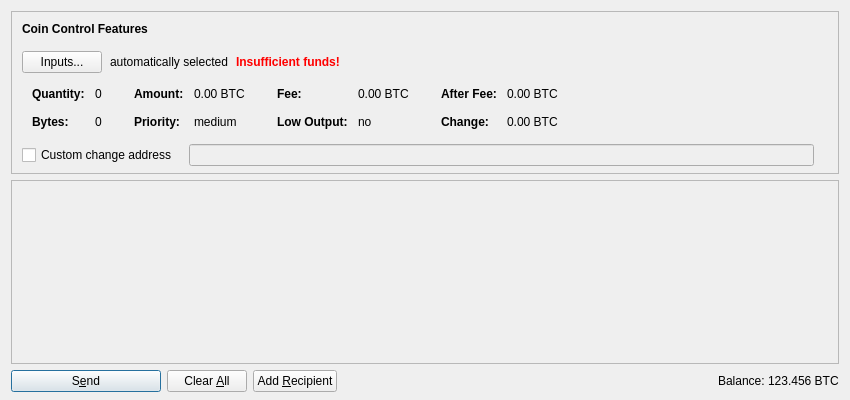
<?xml version="1.0" encoding="UTF-8"?>
<ui version="4.0">
 <class>SendCoinsDialog</class>
 <widget class="QDialog" name="SendCoinsDialog">
  <property name="geometry">
   <rect>
    <x>0</x>
    <y>0</y>
    <width>850</width>
    <height>400</height>
   </rect>
  </property>
  <property name="windowTitle">
   <string>Send Coins</string>
  </property>
  <layout class="QVBoxLayout" name="verticalLayout" stretch="0,1,0">
   <property name="bottomMargin">
    <number>8</number>
   </property>
   <item>
    <widget class="QFrame" name="frameCoinControl">
     <property name="sizePolicy">
      <sizepolicy hsizetype="Expanding" vsizetype="Expanding">
       <horstretch>0</horstretch>
       <verstretch>0</verstretch>
      </sizepolicy>
     </property>
     <property name="maximumSize">
      <size>
       <width>16777215</width>
       <height>16777215</height>
      </size>
     </property>
     <property name="frameShape">
      <enum>QFrame::StyledPanel</enum>
     </property>
     <property name="frameShadow">
      <enum>QFrame::Sunken</enum>
     </property>
     <layout class="QVBoxLayout" name="verticalLayoutCoinControl2">
      <property name="spacing">
       <number>0</number>
      </property>
      <property name="leftMargin">
       <number>0</number>
      </property>
      <property name="topMargin">
       <number>0</number>
      </property>
      <property name="rightMargin">
       <number>0</number>
      </property>
      <property name="bottomMargin">
       <number>6</number>
      </property>
      <item>
       <layout class="QVBoxLayout" name="verticalLayoutCoinControl" stretch="0,0,0,0,1">
        <property name="spacing">
         <number>0</number>
        </property>
        <property name="leftMargin">
         <number>10</number>
        </property>
        <property name="topMargin">
         <number>10</number>
        </property>
        <item>
         <layout class="QHBoxLayout" name="horizontalLayoutCoinControl1">
          <property name="bottomMargin">
           <number>15</number>
          </property>
          <item>
           <widget class="QLabel" name="labelCoinControlFeatures">
            <property name="sizePolicy">
             <sizepolicy hsizetype="Preferred" vsizetype="Maximum">
              <horstretch>0</horstretch>
              <verstretch>0</verstretch>
             </sizepolicy>
            </property>
            <property name="font">
             <font>
              <weight>75</weight>
              <bold>true</bold>
             </font>
            </property>
            <property name="styleSheet">
             <string notr="true">font-weight:bold;</string>
            </property>
            <property name="text">
             <string>Coin Control Features</string>
            </property>
           </widget>
          </item>
         </layout>
        </item>
        <item>
         <layout class="QHBoxLayout" name="horizontalLayoutCoinControl2" stretch="0,0,0,0">
          <property name="spacing">
           <number>8</number>
          </property>
          <property name="bottomMargin">
           <number>10</number>
          </property>
          <item>
           <widget class="QPushButton" name="pushButtonCoinControl">
            <property name="styleSheet">
             <string notr="true"/>
            </property>
            <property name="text">
             <string>Inputs...</string>
            </property>
           </widget>
          </item>
          <item>
           <widget class="QLabel" name="labelCoinControlAutomaticallySelected">
            <property name="text">
             <string>automatically selected</string>
            </property>
            <property name="margin">
             <number>5</number>
            </property>
           </widget>
          </item>
          <item>
           <widget class="QLabel" name="labelCoinControlInsuffFunds">
            <property name="font">
             <font>
              <weight>75</weight>
              <bold>true</bold>
             </font>
            </property>
            <property name="styleSheet">
             <string notr="true">color:red;font-weight:bold;</string>
            </property>
            <property name="text">
             <string>Insufficient funds!</string>
            </property>
            <property name="margin">
             <number>5</number>
            </property>
           </widget>
          </item>
          <item>
           <spacer name="horizontalSpacerCoinControl">
            <property name="orientation">
             <enum>Qt::Horizontal</enum>
            </property>
            <property name="sizeHint" stdset="0">
             <size>
              <width>40</width>
              <height>1</height>
             </size>
            </property>
           </spacer>
          </item>
         </layout>
        </item>
        <item>
         <widget class="QWidget" name="widgetCoinControl" native="true">
          <property name="sizePolicy">
           <sizepolicy hsizetype="Preferred" vsizetype="Preferred">
            <horstretch>0</horstretch>
            <verstretch>0</verstretch>
           </sizepolicy>
          </property>
          <property name="minimumSize">
           <size>
            <width>0</width>
            <height>0</height>
           </size>
          </property>
          <property name="styleSheet">
           <string notr="true"/>
          </property>
          <layout class="QHBoxLayout" name="horizontalLayoutCoinControl5">
           <property name="leftMargin">
            <number>0</number>
           </property>
           <property name="topMargin">
            <number>0</number>
           </property>
           <property name="rightMargin">
            <number>0</number>
           </property>
           <property name="bottomMargin">
            <number>0</number>
           </property>
           <item>
            <layout class="QHBoxLayout" name="horizontalLayoutCoinControl3" stretch="0,0,0,1">
             <property name="spacing">
              <number>20</number>
             </property>
             <property name="topMargin">
              <number>0</number>
             </property>
             <property name="bottomMargin">
              <number>10</number>
             </property>
             <item>
              <layout class="QFormLayout" name="formLayoutCoinControl1">
               <property name="horizontalSpacing">
                <number>10</number>
               </property>
               <property name="verticalSpacing">
                <number>14</number>
               </property>
               <property name="leftMargin">
                <number>10</number>
               </property>
               <property name="topMargin">
                <number>4</number>
               </property>
               <property name="rightMargin">
                <number>6</number>
               </property>
               <item row="0" column="0">
                <widget class="QLabel" name="labelCoinControlQuantityText">
                 <property name="font">
                  <font>
                   <weight>75</weight>
                   <bold>true</bold>
                  </font>
                 </property>
                 <property name="text">
                  <string>Quantity:</string>
                 </property>
                 <property name="margin">
                  <number>0</number>
                 </property>
                </widget>
               </item>
               <item row="0" column="1">
                <widget class="QLabel" name="labelCoinControlQuantity">
                 <property name="cursor">
                  <cursorShape>IBeamCursor</cursorShape>
                 </property>
                 <property name="contextMenuPolicy">
                  <enum>Qt::ActionsContextMenu</enum>
                 </property>
                 <property name="text">
                  <string notr="true">0</string>
                 </property>
                 <property name="margin">
                  <number>0</number>
                 </property>
                 <property name="textInteractionFlags">
                  <set>Qt::LinksAccessibleByMouse|Qt::TextSelectableByKeyboard|Qt::TextSelectableByMouse</set>
                 </property>
                </widget>
               </item>
               <item row="1" column="0">
                <widget class="QLabel" name="labelCoinControlBytesText">
                 <property name="font">
                  <font>
                   <weight>75</weight>
                   <bold>true</bold>
                  </font>
                 </property>
                 <property name="text">
                  <string>Bytes:</string>
                 </property>
                </widget>
               </item>
               <item row="1" column="1">
                <widget class="QLabel" name="labelCoinControlBytes">
                 <property name="cursor">
                  <cursorShape>IBeamCursor</cursorShape>
                 </property>
                 <property name="contextMenuPolicy">
                  <enum>Qt::ActionsContextMenu</enum>
                 </property>
                 <property name="text">
                  <string notr="true">0</string>
                 </property>
                 <property name="textInteractionFlags">
                  <set>Qt::LinksAccessibleByMouse|Qt::TextSelectableByKeyboard|Qt::TextSelectableByMouse</set>
                 </property>
                </widget>
               </item>
              </layout>
             </item>
             <item>
              <layout class="QFormLayout" name="formLayoutCoinControl2">
               <property name="horizontalSpacing">
                <number>10</number>
               </property>
               <property name="verticalSpacing">
                <number>14</number>
               </property>
               <property name="leftMargin">
                <number>6</number>
               </property>
               <property name="topMargin">
                <number>4</number>
               </property>
               <property name="rightMargin">
                <number>6</number>
               </property>
               <item row="0" column="0">
                <widget class="QLabel" name="labelCoinControlAmountText">
                 <property name="font">
                  <font>
                   <weight>75</weight>
                   <bold>true</bold>
                  </font>
                 </property>
                 <property name="text">
                  <string>Amount:</string>
                 </property>
                 <property name="margin">
                  <number>0</number>
                 </property>
                </widget>
               </item>
               <item row="0" column="1">
                <widget class="QLabel" name="labelCoinControlAmount">
                 <property name="cursor">
                  <cursorShape>IBeamCursor</cursorShape>
                 </property>
                 <property name="contextMenuPolicy">
                  <enum>Qt::ActionsContextMenu</enum>
                 </property>
                 <property name="text">
                  <string notr="true">0.00 BTC</string>
                 </property>
                 <property name="textInteractionFlags">
                  <set>Qt::LinksAccessibleByMouse|Qt::TextSelectableByKeyboard|Qt::TextSelectableByMouse</set>
                 </property>
                </widget>
               </item>
               <item row="1" column="0">
                <widget class="QLabel" name="labelCoinControlPriorityText">
                 <property name="font">
                  <font>
                   <weight>75</weight>
                   <bold>true</bold>
                  </font>
                 </property>
                 <property name="text">
                  <string>Priority:</string>
                 </property>
                </widget>
               </item>
               <item row="1" column="1">
                <widget class="QLabel" name="labelCoinControlPriority">
                 <property name="cursor">
                  <cursorShape>IBeamCursor</cursorShape>
                 </property>
                 <property name="contextMenuPolicy">
                  <enum>Qt::ActionsContextMenu</enum>
                 </property>
                 <property name="text">
                  <string notr="true">medium</string>
                 </property>
                 <property name="textInteractionFlags">
                  <set>Qt::LinksAccessibleByMouse|Qt::TextSelectableByKeyboard|Qt::TextSelectableByMouse</set>
                 </property>
                </widget>
               </item>
              </layout>
             </item>
             <item>
              <layout class="QFormLayout" name="formLayoutCoinControl3">
               <property name="horizontalSpacing">
                <number>10</number>
               </property>
               <property name="verticalSpacing">
                <number>14</number>
               </property>
               <property name="leftMargin">
                <number>6</number>
               </property>
               <property name="topMargin">
                <number>4</number>
               </property>
               <property name="rightMargin">
                <number>6</number>
               </property>
               <item row="0" column="0">
                <widget class="QLabel" name="labelCoinControlFeeText">
                 <property name="font">
                  <font>
                   <weight>75</weight>
                   <bold>true</bold>
                  </font>
                 </property>
                 <property name="text">
                  <string>Fee:</string>
                 </property>
                 <property name="margin">
                  <number>0</number>
                 </property>
                </widget>
               </item>
               <item row="0" column="1">
                <widget class="QLabel" name="labelCoinControlFee">
                 <property name="cursor">
                  <cursorShape>IBeamCursor</cursorShape>
                 </property>
                 <property name="contextMenuPolicy">
                  <enum>Qt::ActionsContextMenu</enum>
                 </property>
                 <property name="text">
                  <string notr="true">0.00 BTC</string>
                 </property>
                 <property name="textInteractionFlags">
                  <set>Qt::LinksAccessibleByMouse|Qt::TextSelectableByKeyboard|Qt::TextSelectableByMouse</set>
                 </property>
                </widget>
               </item>
               <item row="1" column="0">
                <widget class="QLabel" name="labelCoinControlLowOutputText">
                 <property name="font">
                  <font>
                   <weight>75</weight>
                   <bold>true</bold>
                  </font>
                 </property>
                 <property name="text">
                  <string>Low Output:</string>
                 </property>
                </widget>
               </item>
               <item row="1" column="1">
                <widget class="QLabel" name="labelCoinControlLowOutput">
                 <property name="cursor">
                  <cursorShape>IBeamCursor</cursorShape>
                 </property>
                 <property name="contextMenuPolicy">
                  <enum>Qt::ActionsContextMenu</enum>
                 </property>
                 <property name="text">
                  <string notr="true">no</string>
                 </property>
                 <property name="textInteractionFlags">
                  <set>Qt::LinksAccessibleByMouse|Qt::TextSelectableByKeyboard|Qt::TextSelectableByMouse</set>
                 </property>
                </widget>
               </item>
              </layout>
             </item>
             <item>
              <layout class="QFormLayout" name="formLayoutCoinControl4">
               <property name="horizontalSpacing">
                <number>10</number>
               </property>
               <property name="verticalSpacing">
                <number>14</number>
               </property>
               <property name="leftMargin">
                <number>6</number>
               </property>
               <property name="topMargin">
                <number>4</number>
               </property>
               <property name="rightMargin">
                <number>6</number>
               </property>
               <item row="0" column="0">
                <widget class="QLabel" name="labelCoinControlAfterFeeText">
                 <property name="font">
                  <font>
                   <weight>75</weight>
                   <bold>true</bold>
                  </font>
                 </property>
                 <property name="text">
                  <string>After Fee:</string>
                 </property>
                 <property name="margin">
                  <number>0</number>
                 </property>
                </widget>
               </item>
               <item row="0" column="1">
                <widget class="QLabel" name="labelCoinControlAfterFee">
                 <property name="cursor">
                  <cursorShape>IBeamCursor</cursorShape>
                 </property>
                 <property name="contextMenuPolicy">
                  <enum>Qt::ActionsContextMenu</enum>
                 </property>
                 <property name="text">
                  <string notr="true">0.00 BTC</string>
                 </property>
                 <property name="textInteractionFlags">
                  <set>Qt::LinksAccessibleByMouse|Qt::TextSelectableByKeyboard|Qt::TextSelectableByMouse</set>
                 </property>
                </widget>
               </item>
               <item row="1" column="0">
                <widget class="QLabel" name="labelCoinControlChangeText">
                 <property name="font">
                  <font>
                   <weight>75</weight>
                   <bold>true</bold>
                  </font>
                 </property>
                 <property name="text">
                  <string>Change:</string>
                 </property>
                </widget>
               </item>
               <item row="1" column="1">
                <widget class="QLabel" name="labelCoinControlChange">
                 <property name="cursor">
                  <cursorShape>IBeamCursor</cursorShape>
                 </property>
                 <property name="contextMenuPolicy">
                  <enum>Qt::ActionsContextMenu</enum>
                 </property>
                 <property name="text">
                  <string notr="true">0.00 BTC</string>
                 </property>
                 <property name="textInteractionFlags">
                  <set>Qt::LinksAccessibleByMouse|Qt::TextSelectableByKeyboard|Qt::TextSelectableByMouse</set>
                 </property>
                </widget>
               </item>
              </layout>
             </item>
            </layout>
           </item>
          </layout>
         </widget>
        </item>
        <item>
         <layout class="QHBoxLayout" name="horizontalLayoutCoinControl4" stretch="0,0,0">
          <property name="spacing">
           <number>12</number>
          </property>
          <property name="sizeConstraint">
           <enum>QLayout::SetDefaultConstraint</enum>
          </property>
          <property name="topMargin">
           <number>5</number>
          </property>
          <property name="rightMargin">
           <number>5</number>
          </property>
          <item>
           <widget class="QCheckBox" name="checkBoxCoinControlChange">
            <property name="toolTip">
             <string>If this is activated, but the change address is empty or invalid, change will be sent to a newly generated address.</string>
            </property>
            <property name="text">
             <string>Custom change address</string>
            </property>
           </widget>
          </item>
          <item>
           <widget class="QValidatedLineEdit" name="lineEditCoinControlChange">
            <property name="enabled">
             <bool>false</bool>
            </property>
            <property name="sizePolicy">
             <sizepolicy hsizetype="Expanding" vsizetype="Fixed">
              <horstretch>0</horstretch>
              <verstretch>0</verstretch>
             </sizepolicy>
            </property>
           </widget>
          </item>
          <item>
           <widget class="QLabel" name="labelCoinControlChangeLabel">
            <property name="sizePolicy">
             <sizepolicy hsizetype="Preferred" vsizetype="Expanding">
              <horstretch>0</horstretch>
              <verstretch>0</verstretch>
             </sizepolicy>
            </property>
            <property name="minimumSize">
             <size>
              <width>0</width>
              <height>0</height>
             </size>
            </property>
            <property name="text">
             <string/>
            </property>
            <property name="margin">
             <number>3</number>
            </property>
           </widget>
          </item>
         </layout>
        </item>
        <item>
         <spacer name="verticalSpacerCoinControl">
          <property name="orientation">
           <enum>Qt::Vertical</enum>
          </property>
          <property name="sizeHint" stdset="0">
           <size>
            <width>800</width>
            <height>1</height>
           </size>
          </property>
         </spacer>
        </item>
       </layout>
      </item>
     </layout>
    </widget>
   </item>
   <item>
    <widget class="QScrollArea" name="scrollArea">
     <property name="widgetResizable">
      <bool>true</bool>
     </property>
     <widget class="QWidget" name="scrollAreaWidgetContents">
      <property name="geometry">
       <rect>
        <x>0</x>
        <y>0</y>
        <width>830</width>
        <height>178</height>
       </rect>
      </property>
      <layout class="QVBoxLayout" name="verticalLayout_2" stretch="0,1">
       <property name="leftMargin">
        <number>0</number>
       </property>
       <property name="topMargin">
        <number>0</number>
       </property>
       <property name="rightMargin">
        <number>0</number>
       </property>
       <property name="bottomMargin">
        <number>0</number>
       </property>
       <item>
        <layout class="QVBoxLayout" name="entries">
         <property name="spacing">
          <number>6</number>
         </property>
        </layout>
       </item>
       <item>
        <spacer name="verticalSpacer">
         <property name="orientation">
          <enum>Qt::Vertical</enum>
         </property>
         <property name="sizeHint" stdset="0">
          <size>
           <width>20</width>
           <height>40</height>
          </size>
         </property>
        </spacer>
       </item>
      </layout>
     </widget>
    </widget>
   </item>
   <item>
    <layout class="QHBoxLayout" name="horizontalLayout">
     <item>
      <widget class="QPushButton" name="sendButton">
       <property name="minimumSize">
        <size>
         <width>150</width>
         <height>0</height>
        </size>
       </property>
       <property name="toolTip">
        <string>Confirm the send action</string>
       </property>
       <property name="text">
        <string>S&amp;end</string>
       </property>
       <property name="icon">
        <iconset resource="../ixcoin.qrc">
         <normaloff>:/icons/send</normaloff>:/icons/send</iconset>
       </property>
       <property name="default">
        <bool>true</bool>
       </property>
      </widget>
     </item>
     <item>
      <widget class="QPushButton" name="clearButton">
       <property name="sizePolicy">
        <sizepolicy hsizetype="Minimum" vsizetype="Fixed">
         <horstretch>0</horstretch>
         <verstretch>0</verstretch>
        </sizepolicy>
       </property>
       <property name="toolTip">
        <string>Clear all fields of the form.</string>
       </property>
       <property name="text">
        <string>Clear &amp;All</string>
       </property>
       <property name="icon">
        <iconset resource="../ixcoin.qrc">
         <normaloff>:/icons/remove</normaloff>:/icons/remove</iconset>
       </property>
       <property name="autoRepeatDelay">
        <number>300</number>
       </property>
       <property name="autoDefault">
        <bool>false</bool>
       </property>
      </widget>
     </item>
     <item>
      <widget class="QPushButton" name="addButton">
       <property name="toolTip">
        <string>Send to multiple recipients at once</string>
       </property>
       <property name="text">
        <string>Add &amp;Recipient</string>
       </property>
       <property name="icon">
        <iconset resource="../ixcoin.qrc">
         <normaloff>:/icons/add</normaloff>:/icons/add</iconset>
       </property>
       <property name="autoDefault">
        <bool>false</bool>
       </property>
      </widget>
     </item>
     <item>
      <spacer name="horizontalSpacer">
       <property name="orientation">
        <enum>Qt::Horizontal</enum>
       </property>
       <property name="sizeHint" stdset="0">
        <size>
         <width>40</width>
         <height>20</height>
        </size>
       </property>
      </spacer>
     </item>
     <item>
      <layout class="QHBoxLayout" name="horizontalLayout_2">
       <property name="spacing">
        <number>3</number>
       </property>
       <item>
        <widget class="QLabel" name="label">
         <property name="sizePolicy">
          <sizepolicy hsizetype="Preferred" vsizetype="Fixed">
           <horstretch>0</horstretch>
           <verstretch>0</verstretch>
          </sizepolicy>
         </property>
         <property name="text">
          <string>Balance:</string>
         </property>
        </widget>
       </item>
       <item>
        <widget class="QLabel" name="labelBalance">
         <property name="sizePolicy">
          <sizepolicy hsizetype="Preferred" vsizetype="Fixed">
           <horstretch>0</horstretch>
           <verstretch>0</verstretch>
          </sizepolicy>
         </property>
         <property name="cursor">
          <cursorShape>IBeamCursor</cursorShape>
         </property>
         <property name="text">
          <string notr="true">123.456 BTC</string>
         </property>
         <property name="textInteractionFlags">
          <set>Qt::LinksAccessibleByMouse|Qt::TextSelectableByKeyboard|Qt::TextSelectableByMouse</set>
         </property>
        </widget>
       </item>
      </layout>
     </item>
    </layout>
   </item>
  </layout>
 </widget>
 <customwidgets>
  <customwidget>
   <class>QValidatedLineEdit</class>
   <extends>QLineEdit</extends>
   <header>qvalidatedlineedit.h</header>
  </customwidget>
 </customwidgets>
 <resources>
  <include location="../ixcoin.qrc"/>
 </resources>
 <connections/>
</ui>
